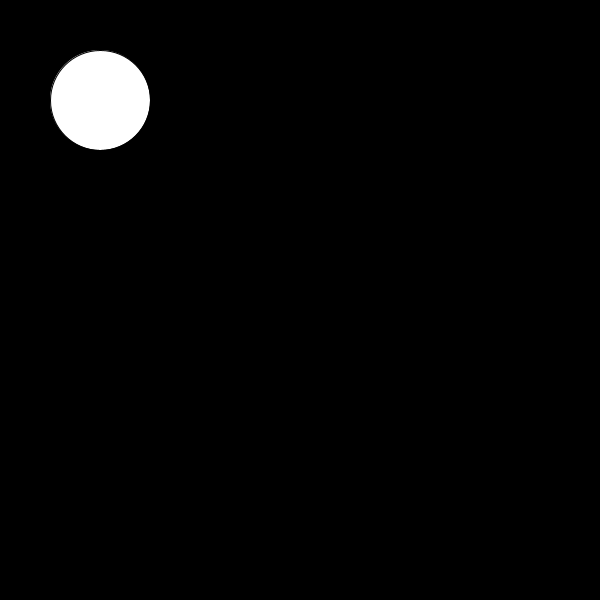
Frame 1 (no input)
Frame 60 (the mouse pressed at the canvas centre just before this capture): identical to frame 1, image omitted
Frame 120 (the mouse held since frame 60 and released just before this capture): identical to frame 1, image omitted

The Processing sketch that drew this single still picture (run headless with seeded random() and noise(); from frame 60 on, the mouse is pressed at the canvas centre):

// Processing sketch: bit2atom_180627c
// ── bit2atom_180627c.pde
float bx = 100;
float by = 100;
float br = 50;
PVector elli = new PVector(bx, by);

void setup(){
  size(600, 600);
}

void draw(){
  background(0);
  ellipse(elli.x, elli.y, br*2, br*2);
}
